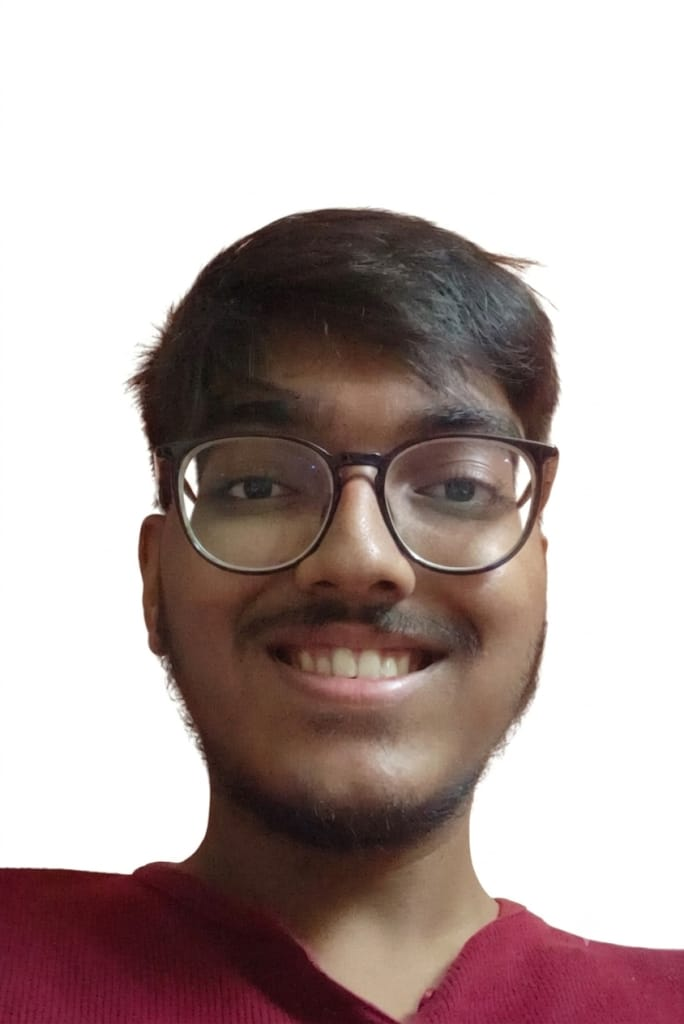
#> input picture assets/input_photo.png, 684 x 1024 px, found by its file name
$ python make_ascii_art_standalone.py --input assets/input_photo.png --output avi-ascii.svg --txt avi-ascii.txt --width 160
#> lines starting #> are read from the running program, lines starting #| are printed output that depends on the picture
#!/usr/bin/env python3
"""
===============================================================================
       70-LEVEL ULTRA-HD PHOTOREALISTIC ASCII PORTRAIT GENERATOR
===============================================================================
Description:
    Converts a profile photo into an 8K-detail monospaced ASCII portrait SVG & TXT file.
    Uses a full 70-level density ramp, OpenCV Bilateral Edge-Preserving Filter,
    and CLAHE Adaptive Local Contrast to capture crisp glasses rims, detailed eyes with pupils,
    smiling teeth, mustache, beard, and smooth tonal skin gradients.

Character Ramp (70 Levels):
    $@B%8&WM#*oahkbdpqwmZO0QLCJUYXzcvuxrjft/\\|()1{}[]?-_+~<>i!lI;:,\"^`'.

Usage:
    python make_ascii_art_standalone.py --input assets/input_photo.png --output avi-ascii.svg --txt avi-ascii.txt --width 160
===============================================================================
"""

import os
import sys
import argparse
import html
import cv2
import numpy as np
from PIL import Image

# 70-level density ramp for photorealistic character rendering
ASCII_RAMP = list("$@B%8&WM#*oahkbdpqwmZO0QLCJUYXzcvuxrjft/\\|()1{}[]?-_+~<>i!lI;:,\"^`'. ")


def get_char_color(v_norm: float) -> str:
    """Returns multi-tone terminal colors based on luminance gradient (0.0 to 1.0)."""
    if v_norm < 0.15:
        return "#ffffff"  # White highlight for glasses, pupils, dark hair
    elif v_norm < 0.35:
        return "#79c0ff"  # Bright cyan
    elif v_norm < 0.60:
        return "#58a6ff"  # Primary blue mid-tones
    elif v_norm < 0.85:
        return "#8b949e"  # Slate gray skin highlights
    return "#484f58"     # Dim gray background grid


def image_to_ascii_grid(image_path: str, width: int = 160) -> tuple:
    """Converts image to clean 2D 70-level ASCII grid preserving identity & facial features."""
    if not os.path.exists(image_path):
        raise FileNotFoundError(f"Input image file '{image_path}' not found.")

    img = cv2.imread(image_path, cv2.IMREAD_GRAYSCALE)
    if img is None:
        pil_img = Image.open(image_path).convert("L")
        img = np.array(pil_img)

    # Crop upper 72% for head & shoulders focus
    h_orig, w_orig = img.shape
    crop = img[0:int(h_orig * 0.72), 0:w_orig]

    # Bilateral edge-preserving filter + CLAHE local contrast enhancement
    filt = cv2.bilateralFilter(crop, d=9, sigmaColor=75, sigmaSpace=75)
    clahe = cv2.createCLAHE(clipLimit=2.0, tileGridSize=(8, 8))
    enhanced = clahe.apply(filt)

    pil_img = Image.fromarray(enhanced)
    aspect_ratio = pil_img.height / pil_img.width
    height = int(width * aspect_ratio * 0.52)

    img_resized = pil_img.resize((width, height), Image.Resampling.LANCZOS)
    np_img = np.array(img_resized)

    chars, vals = [], []
    num_ramp = len(ASCII_RAMP) - 1

    for y in range(height):
        c_row, v_row = [], []
        for x in range(width):
            px = np_img[y, x]
            norm_v = px / 255.0
            idx = min(int(norm_v * num_ramp), num_ramp)
            char = ASCII_RAMP[idx]
            c_row.append(char)
            v_row.append(norm_v)
        chars.append(c_row)
        vals.append(v_row)

    return chars, vals


def render_animated_svg(chars: list, vals: list, output_path: str, font_size: float = 3.2, line_height: float = 4.2):
    """Renders 2D ASCII character grid into an animated SMIL vector SVG card."""
    num_rows = len(chars)
    svg_width = 370
    svg_height = max(500, int(num_rows * line_height) + 24)
    start_y = 18
    duration_per_line = 0.025

    svg_lines = [
        f'<svg xmlns="http://www.w3.org/2000/svg" viewBox="0 0 {svg_width} {svg_height}" width="{svg_width}" height="{svg_height}">',
        '  <style>',
        '    .bg { fill: #0d1117; rx: 8px; stroke: #30363d; stroke-width: 1px; }',
        f'    .ascii-text {{ font-family: ui-monospace, SFMono-Regular, "SF Mono", Consolas, "Courier New", monospace; font-size: {font_size}px; white-space: pre; font-weight: 700; }}',
        '  </style>',
        f'  <rect width="{svg_width}" height="{svg_height}" class="bg" />',
        '  <defs>'
    ]

    for i in range(num_rows):
        clip_id = f"clip-row-{i}"
        row_y = start_y + (i * line_height) - font_size
        row_h = line_height + 2
        delay = round(i * duration_per_line, 3)
        anim_dur = round(duration_per_line * 1.5, 3)

        svg_lines.append(f'    <clipPath id="{clip_id}">')
        svg_lines.append(f'      <rect x="8" y="{row_y:.1f}" width="0" height="{row_h:.1f}">')
        svg_lines.append(f'        <animate attributeName="width" from="0" to="{svg_width - 16}" begin="{delay}s" dur="{anim_dur}s" fill="freeze" calcMode="spline" keySplines="0.4 0 0.2 1" />')
        svg_lines.append('      </rect>')
        svg_lines.append('    </clipPath>')

    svg_lines.append('  </defs>')
    svg_lines.append('  <g class="ascii-text">')

    for i, row_chars in enumerate(chars):
        clip_id = f"clip-row-{i}"
        y_pos = start_y + (i * line_height)

        spans = []
        curr_color = None
        curr_text = ""

        for j, char in enumerate(row_chars):
            norm_v = vals[i][j]
            color = get_char_color(norm_v)
            escaped_char = html.escape(char)
            if color == curr_color:
                curr_text += escaped_char
            else:
                if curr_text:
                    spans.append(f'<tspan fill="{curr_color}">{curr_text}</tspan>')
                curr_color = color
                curr_text = escaped_char
        if curr_text:
            spans.append(f'<tspan fill="{curr_color}">{curr_text}</tspan>')

        row_content = "".join(spans)
        svg_lines.append(f'    <text x="10" y="{y_pos:.1f}" clip-path="url(#{clip_id})">{row_content}</text>')

    svg_lines.append('  </g>')
    svg_lines.append('</svg>')

    os.makedirs(os.path.dirname(output_path) or ".", exist_ok=True)
    with open(output_path, "w", encoding="utf-8") as f:
        f.write("\n".join(svg_lines))

    print(f"[+] Generated Animated SVG: '{output_path}' ({svg_width}x{svg_height}px)")


def save_plain_text(chars: list, txt_path: str):
    """Saves the ASCII grid to a plain text (.txt) file."""
    os.makedirs(os.path.dirname(txt_path) or ".", exist_ok=True)
    with open(txt_path, "w", encoding="utf-8") as f:
        for row in chars:
            f.write("".join(row) + "\n")
    print(f"[+] Saved Plain Text ASCII: '{txt_path}'")


def main():
    parser = argparse.ArgumentParser(description="70-Level Ultra-HD Photorealistic ASCII Portrait Generator")
    parser.add_argument("--input", "-i", default="assets/input_photo.png", help="Path to input photo")
    parser.add_argument("--output", "-o", default="avi-ascii.svg", help="Path to output SVG file")
    parser.add_argument("--txt", "-t", default=None, help="Optional path to save plain text ASCII (.txt)")
    parser.add_argument("--width", "-w", type=int, default=160, help="Grid width columns (default: 160)")

    args = parser.parse_args()

    chars, vals = image_to_ascii_grid(args.input, width=args.width)
#> in image_to_ascii_grid, `img = cv2.imread(image_path, cv2.IMREAD_GRAYSCALE)`:
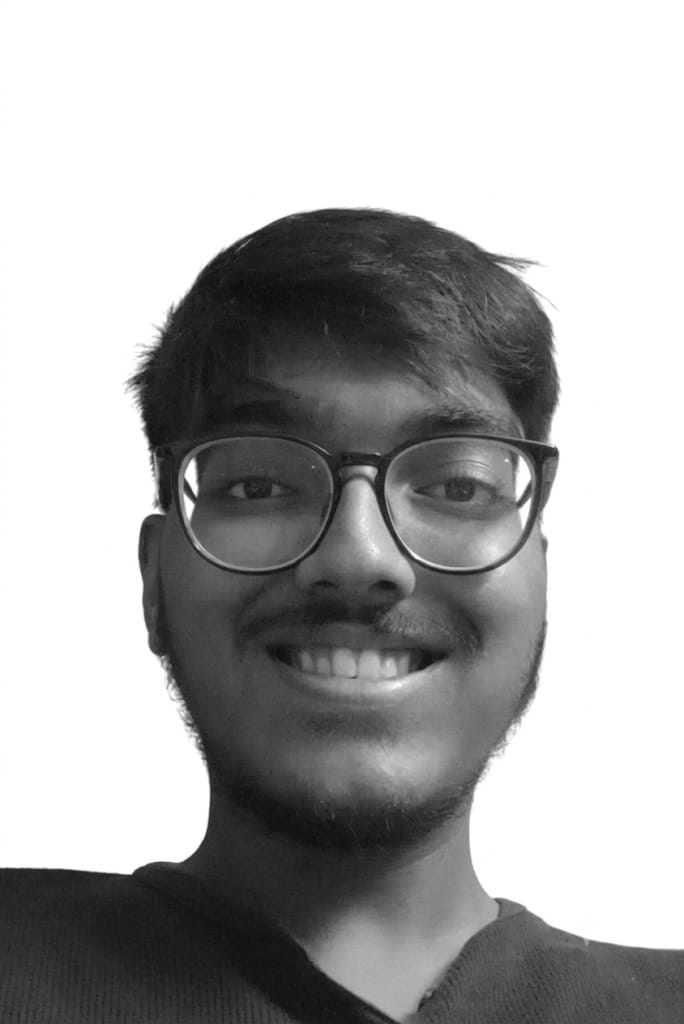
#> img: shape (1024, 684); min 11, max 255, mean 172
#> in image_to_ascii_grid, `crop = img[0:int(h_orig * 0.72), 0:w_orig]`:
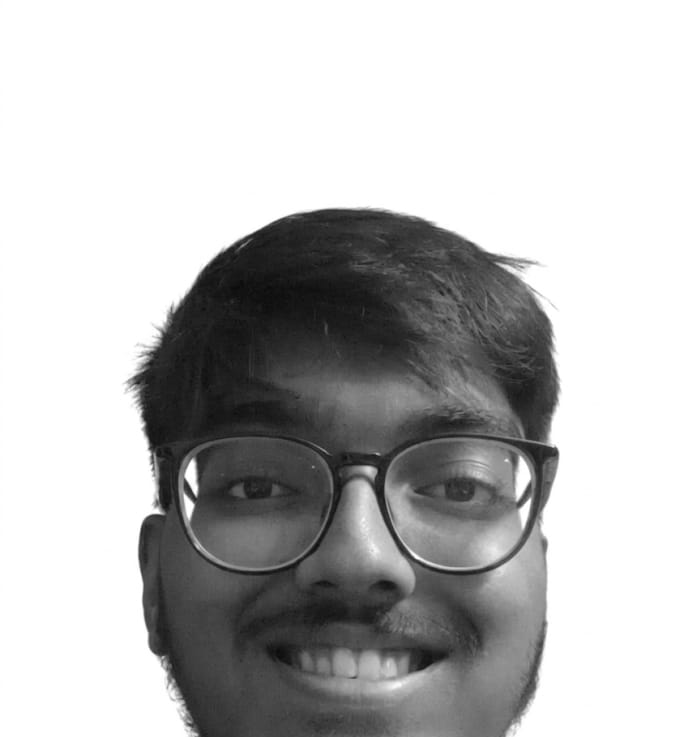
#> crop: shape (737, 684); min 11, max 255, mean 187.4
#> in image_to_ascii_grid, `enhanced = clahe.apply(filt)`:
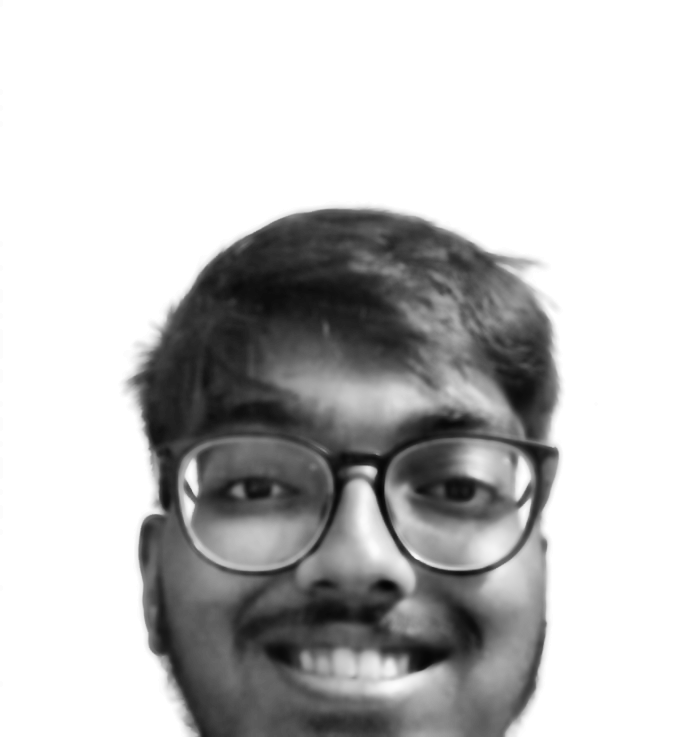
#> enhanced: shape (737, 684); min 4, max 255, mean 193.7
#> in image_to_ascii_grid, `img_resized = pil_img.resize((width, height), Image.Resampling.LANCZOS)`:
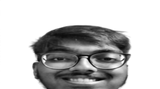
#> img_resized: PIL image 160x89 L; min 0, max 255, mean 193.6
#> after the loop in image_to_ascii_grid, `for y in range(height):`: chars = 89 items
#> chars = 89 items; vals = 89 items
    render_animated_svg(chars, vals, args.output)
#> in render_animated_svg, `num_rows = len(chars)`: num_rows = 89
#> in render_animated_svg, `svg_height = max(500, int(num_rows * line_height) + 24)`: svg_height = 500
#> after the loop in render_animated_svg, `for i in range(num_rows):`: svg_lines = 452 items
#> the loop in render_animated_svg, `for i, row_chars in enumerate(chars):` made 89 passes
#> (clip_id, y_pos) on passes 1 to 12: ('clip-row-0', 18), ('clip-row-1', 22.2), ('clip-row-2', 26.4), ('clip-row-3', 30.6), ('clip-row-4', 34.8), ('clip-row-5', 39), ('clip-row-6', 43.2), ('clip-row-7', 47.4), ('clip-row-8', 51.6), ('clip-row-9', 55.8), ('clip-row-10', 60), ('clip-row-11', 64.2)
#> y_pos on passes 61 to 66: 270, 274.2, 278.4, 282.6, 286.8, 291
#> after the loop in render_animated_svg, `for i, row_chars in enumerate(chars):`: svg_lines = 543 items
#| [+] Generated Animated SVG: 'avi-ascii.svg' (370x500px)

    if args.txt:
        save_plain_text(chars, args.txt)
#> the loop in save_plain_text, `for row in chars:` made 89 passes


if __name__ == "__main__":
    main()

$ run again, with assets/source-prepped.png copied over assets/input_photo.png
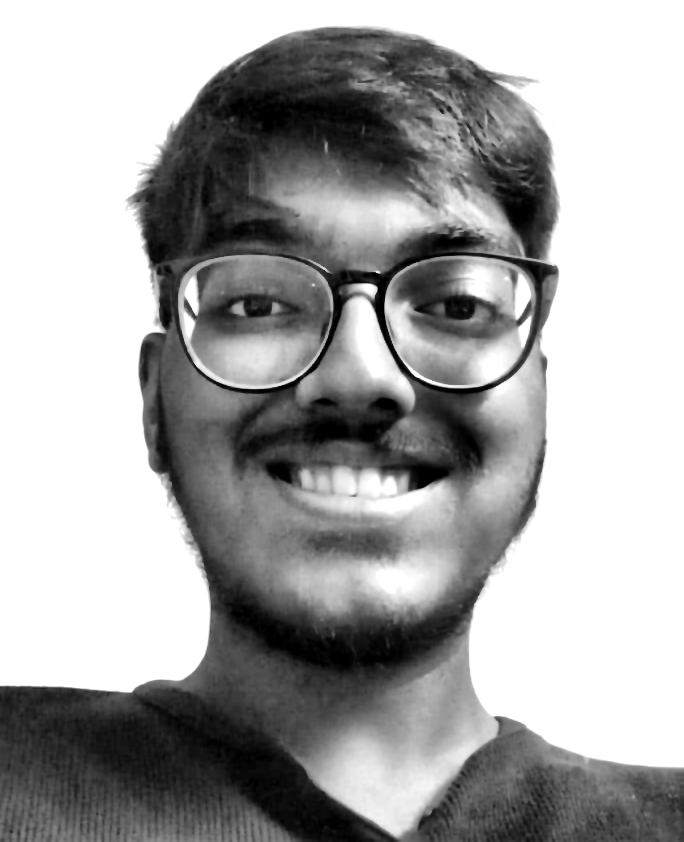
#> input picture assets/source-prepped.png, 684 x 842 px, found by its file name
#> in image_to_ascii_grid, img is the input picture: shape (842, 684); min 0, max 255, mean 167
#> in image_to_ascii_grid, `enhanced = clahe.apply(filt)`:
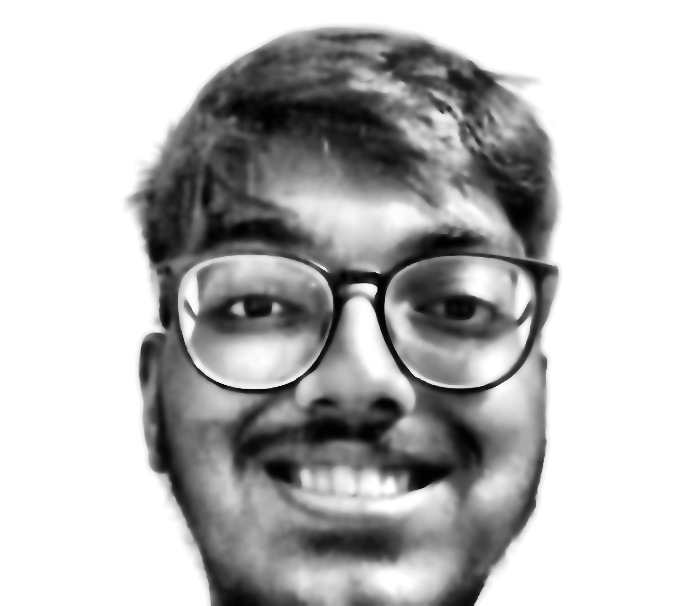
#> enhanced: shape (606, 684); min 0, max 255, mean 186
#> in image_to_ascii_grid, `img_resized = pil_img.resize((width, height), Image.Resampling.LANCZOS)`:
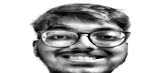
#> img_resized: PIL image 160x73 L; min 0, max 255, mean 186
#> after the loop in image_to_ascii_grid, `for y in range(height):`: chars = 73 items
#> num_rows = 73
#> svg_height = 500
#> after the loop in render_animated_svg, `for i in range(num_rows):`: svg_lines = 372 items
#> the loop in render_animated_svg, `for i, row_chars in enumerate(chars):` made 73 passes
#> (clip_id, y_pos) on passes 1 to 8: ('clip-row-0', 18), ('clip-row-1', 22.2), ('clip-row-2', 26.4), ('clip-row-3', 30.6), ('clip-row-4', 34.8), ('clip-row-5', 39), ('clip-row-6', 43.2), ('clip-row-7', 47.4)
#> after the loop in render_animated_svg, `for i, row_chars in enumerate(chars):`: svg_lines = 447 items
#| [+] Generated Animated SVG: 'avi-ascii.svg' (370x500px)
#> the loop in save_plain_text, `for row in chars:` made 73 passes
